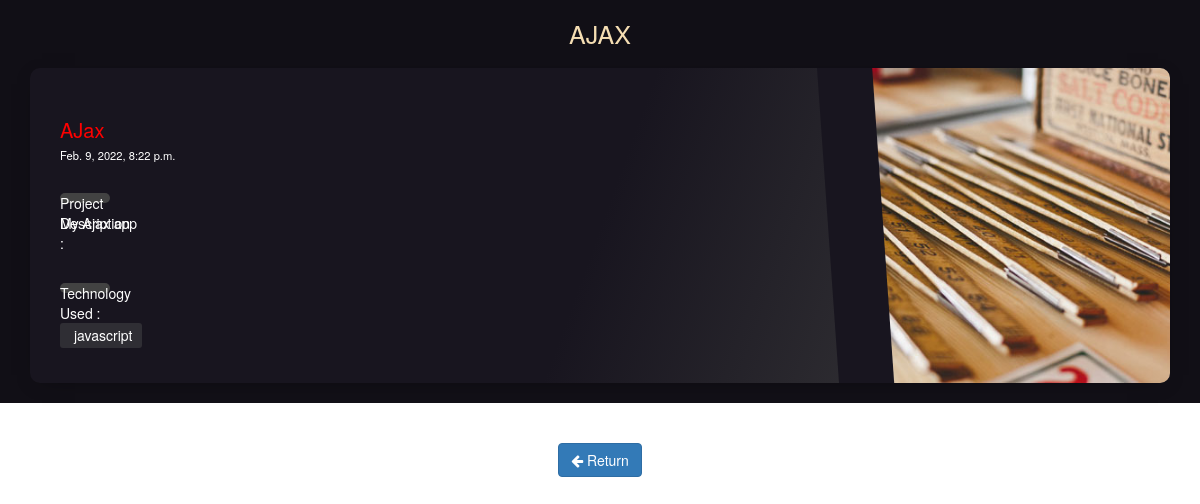
Before: /read-project/7 with the older database file.
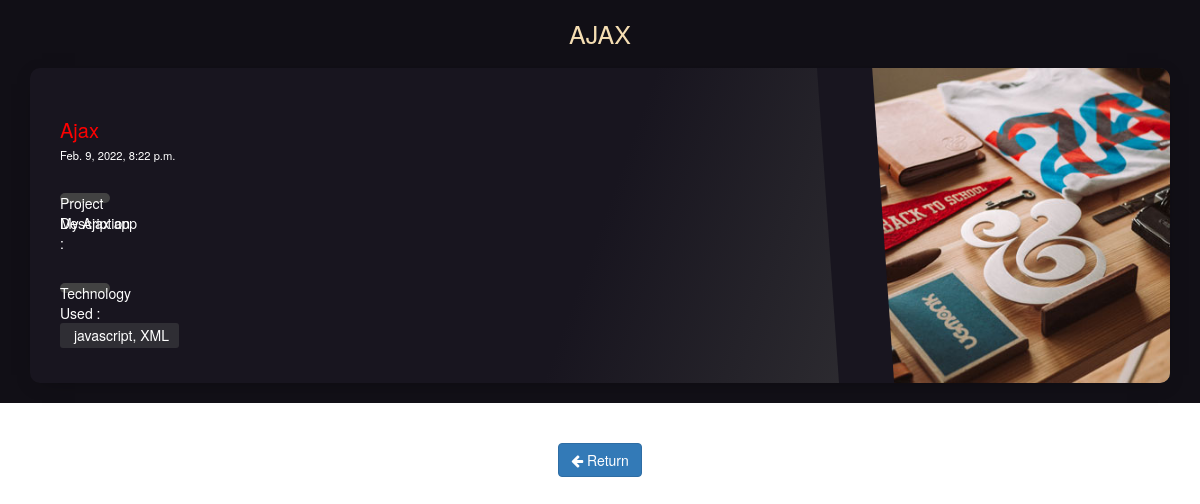
After: the same page with the newer database file.
### myapp/models.py (models this page shows, shortened)
class Project(models.Model):
    title = models.CharField(max_length=100)
    image = models.FileField(upload_to='images/',null=True,blank=True)
    des = models.TextField()
    tech = models.TextField()
    created = models.DateTimeField(auto_now_add=True)

### myapp/views.py (the view)
# urls.py: path('read-project/<int:pk>',views.read_project, name='read-project'),
def read_project(request,pk):
    project = Project.objects.get(id=pk)
    return render(request,'read-project.html',{'project':project})

### myapp/templates/read-project.html (shortened to what this page needs)
<link rel="stylesheet" href="https://maxcdn.bootstrapcdn.com/bootstrap/3.4.1/css/bootstrap.min.css">
  <link rel="stylesheet" href="https://cdnjs.cloudflare.com/ajax/libs/font-awesome/4.7.0/css/font-awesome.min.css">
<section class="dark">
	<div class="container py-4">
		<h1 class="h1 text-center" style="color: wheat;" id="pageHeaderTitle">{{project.title}}</h1>
		<article class="postcard dark red">
			<a class="postcard__img_link" href="#">
				<img class="postcard__img" src="{{project.image.url}}" alt="Image Title" />
			</a>
			<div class="postcard__text">
				<h1 class="postcard__title red" style="color: red;">{{project.title}}</h1>
				<div class="postcard__subtitle small">
					<time datetime="2020-05-25 12:00:00">
						{{project.created}}
					</time>
				</div><br>
				<div class="postcard__bar"> Project Description : </div>
				<div class="postcard__preview-txt">{{project.des}}</div><br><br>
				<div class="postcard__bar"> Technology Used : </div>
				<ul class="postcard__tagbox">
					<li class="tag__item"><i class="fas fa-tag mr-2"></i>{{project.tech}}</li>
				</ul>
			</div>
		</article>
	</div>
</section><br><br>
<div class="row" style="text-align: center;">
<a href="/">
    <button class="btn btn-primary"><i class="fa fa-arrow-left"></i> Return </button>
</a>
</div>

Changed rows visible on the page:
changed Project "AJAX": image: a different picture; title "AJax" → "Ajax"; tech "javascript" → "javascript, XML"
